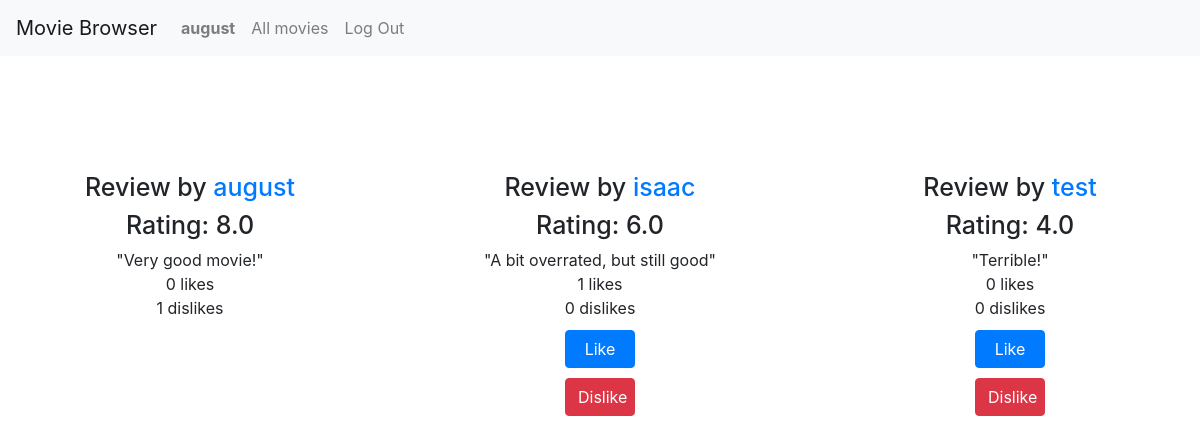
The page /movie/1 (signed in) on the database its author committed.
### movies/models.py (models this page shows)
class User(AbstractUser):
    pass

class Review(models.Model):
    creator = models.ForeignKey(User, on_delete=models.CASCADE)
    movie = models.ForeignKey(Movie, on_delete=models.CASCADE)
    likes_amount = models.IntegerField(default=0,max_length=999)
    dislikes_amount = models.IntegerField(default=0,max_length=999)
    content = models.CharField(default="", max_length=999)
    score = models.FloatField(default=0, max_length=99)

### movies/views.py (the view, shortened to what this page needs)
# urls.py: path("movie/<int:id>", views.movie, name="movie"),
def movie (request, id):
    movie = Movie.objects.get(id=id)
    reviews = Review.objects.filter(movie=movie)
    already_reviewed = False
    if request.user.is_authenticated == True:
        users_reviews = Review.objects.filter(creator=request.user, movie=movie)
        if(len(users_reviews) > 0):
            already_reviewed = True
    else:
        already_reviewed = False
    if request.user.is_authenticated:
        _user = User.objects.get(id=request.user.id)
        all_reactions = Reaction.objects.filter(creator=_user)
    return render(request, "movies/movie.html",{
        "id" : id,
        "already_reviewed" : already_reviewed,
        "reviews" : reviews,
    })

### movies/templates/movies/movie.html (shortened to what this page needs)
{% extends "movies/layout.html" %}
{% load static %}
{% block body %}
    <div class="movie-container">
    </div>
<div class="row">
    {% for review in reviews %}
        {% if forloop.counter0|divisibleby:3 %}
            </div><br><div class="row">
        {% endif %}
            <div class="col-4">
                <div class="review">
                    <h3>Review by <a href="/profile/{{review.creator.id}}">{{review.creator}}</a></h3>
                    <h3>Rating: {{review.score}}</h3>
                    <p>"{{review.content}}"</p>
                    <p data-likes="{{review.likes_amount}}" data-id="{{review.id}}la">{{review.likes_amount}} likes</p>
                    <p data-dislikes="{{review.dislikes_amount}}" data-id="{{review.id}}da">{{review.dislikes_amount}} dislikes</p>
                    {% if user.is_authenticated and user != review.creator %}
                    {% if review.liked %}
                    <div  class="buttons">
                    <button style="display:none" data-id="{{review.id}}l" class="btn btn-primary like">Like</button>
                    <button style="display:none" data-id="{{review.id}}d" class="btn btn-danger dislike">Dislike</button>
                    <button data-latest="{{review.latest}}" data-id="{{review.id}}r" class="btn btn-danger remove">Remove like</button>
                    </div>
                    {% else %}
                    <div class="buttons">
                    <button style="display:block" data-id="{{review.id}}l" class="btn btn-primary like">Like</button>
                    <button style="display:block" data-id="{{review.id}}d" class="btn btn-danger dislike">Dislike</button>
                    </div>
                    {% endif %}
                    {% endif %}
                </div>
            </div>
{% endfor %}
{% endblock %}

### movies/templates/movies/layout.html (shortened to what this page needs)
{% load static %}
<!DOCTYPE html>
<html lang="en">
    <head>
        <link rel="stylesheet" href="https://stackpath.bootstrapcdn.com/bootstrap/4.4.1/css/bootstrap.min.css">
        <link href="{% static 'movies/styles.css' %}" rel="stylesheet">
    </head>
    <body>
          <nav class="navbar navbar-expand-lg navbar-light bg-light">
            <a class="navbar-brand" href="{% url 'index' %}">Movie Browser</a>
            <div class="collapse navbar-collapse" id="navbarText">
              <ul class="navbar-nav mr-auto">
                {% if user.is_authenticated %}
                    <li class="nav-item">
                        <a class="nav-link" href="/profile/{{user.id}}"><strong>{{ user.username }}</strong></a>
                    </li>
                {% endif %}
                <li class="nav-item">
                  <a class="nav-link" href="{% url 'index' %}">All movies</a>
                </li>
                {% if user.is_authenticated %}
                    <li class="nav-item">
                        <a class="nav-link" href="{% url 'logout' %}">Log Out</a>
                    </li>
                {% endif %}
              </ul>
            </div>
          </nav>
        <div class="body">
            {% block body %}
            {% endblock %}
        </div>
    </body>
</html>

### movies/static/movies/styles.css (style rules this page uses)
body { overflow-x: hidden; }
.movie-container { margin: auto; width: 50%; text-align: center; margin-bottom: 50px; }
.review { height: 100%; margin: 10px; margin-bottom: 50px; text-align: center; }
.buttons button { margin: auto; margin-top: 10px; width: 70px; text-align: center; }
.review h3 { font-size: 25px; }
.review p { margin: 0; }

### rows shown on the page
User: username "august"
Review: creator "august", score "8.0", content "Very good movie!", likes_amount "0", dislikes_amount "1"
Review: creator "isaac", score "6.0", content "A bit overrated, but still good", likes_amount "1", dislikes_amount "0"
Review: creator "test", score "4.0", content "Terrible!", likes_amount "0", dislikes_amount "0"
